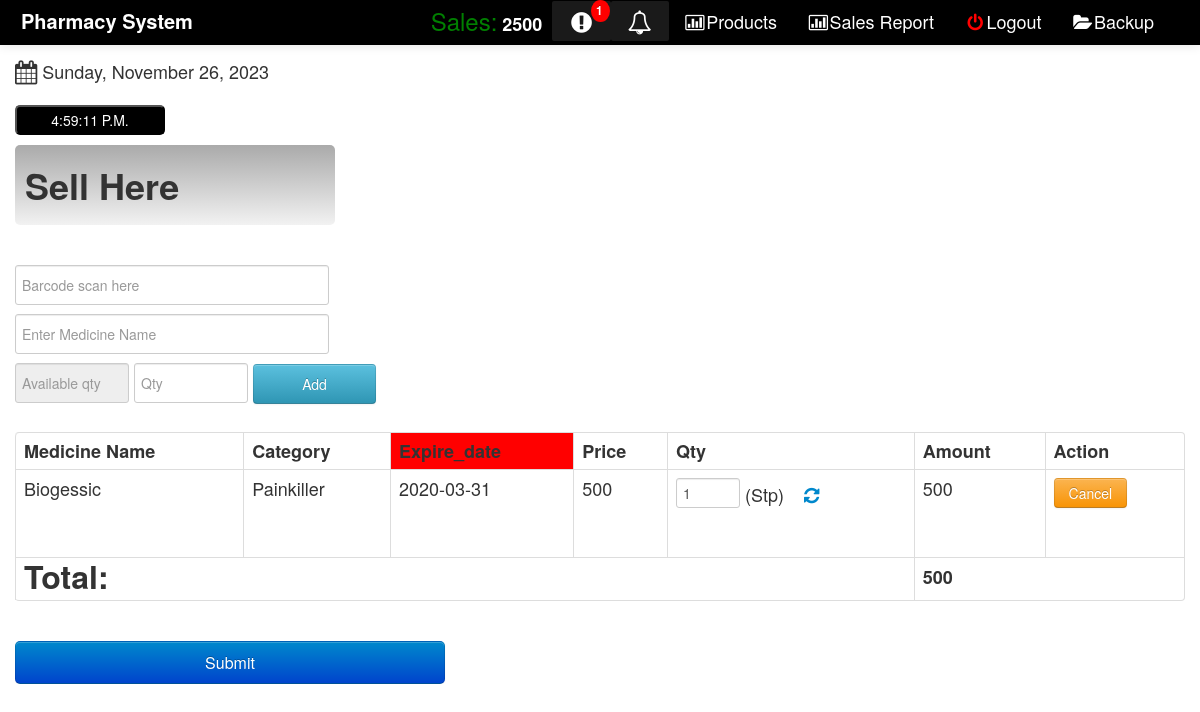
The page /home.php?invoice_number=RS-9390009 (signed in) on the database its author committed.
### tables this page shows
CREATE TABLE `on_hold` (
  `id` int(11) NOT NULL,
  `invoice_number` varchar(13) NOT NULL,
  `medicine_name` varchar(255) NOT NULL,
  `category` varchar(255) NOT NULL,
  `expire_date` date NOT NULL,
  `qty` bigint(11) NOT NULL,
  `type` varchar(10) NOT NULL,
  `cost` bigint(11) NOT NULL,
  `amount` bigint(11) NOT NULL,
  `profit_amount` bigint(11) NOT NULL,
  `date` varchar(255) NOT NULL
);

### home.php (the view, shortened to what this page needs)
<!DOCTYPE html>
<html>
<head>
  <link rel="stylesheet" type="text/css" href="css/bootstrap.css">
  <link rel="stylesheet" type="text/css" href="css/font-awesome.min.css">
  <link rel="stylesheet" type="text/css" href="css/bootstrap-responsive.css">
    <link rel="stylesheet" href="css/jquery.css">
  <link rel="stylesheet" type="text/css" href="src/facebox.css">
  <link rel="stylesheet" type="text/css" href="css/style.css">
</head>
<body>
 <div class="navbar navbar-inverse navbar-fixed-top">
      <div class=" navbar-inner" style="background: #000;">
        <div class="container-fluid">
          <a class="brand" href="#"><b>Pharmacy System</b></a>
           <div class="nav-collapse">
            <ul class="nav pull-right">
               <li style="color: #ffffff ;padding: 10px;"><font color="green" size="5">Sales:</font>
                <strong><?php
                  include("dbcon.php");
                  $date = date("Y-m-d");
                  $select_sql = "SELECT sum(total_amount) from sales where Date = '$date'";
                  $select_query = mysqli_query($con,$select_sql);
                  while($row = mysqli_fetch_array($select_query)){
                             echo $row['sum(total_amount)'];
                  }
                ?></strong>
              </li>
               <li>
        <?php
        include("dbcon.php");
          $quantity = "10";
          $select_sql1 = "SELECT * FROM stock where remain_quantity <= '$quantity' and status='Available'";
          $result1 = mysqli_query($con,$select_sql1);
          $row2 = $result1->num_rows;
         if($row2 == 0){
            echo ' <a  href="#" class="notification label-inverse" >
                <span class="icon-exclamation-sign icon-large"></span></a>';
          }else{
            echo ' <a  href="qty_alert.php" class="notification label-inverse" id="popup">
                <span class="icon-exclamation-sign icon-large"></span>
                <span class="badge">'.$row2.'</span></a>';
          }
          ?>
        </li>
          <li>
            <?php
              $date = date('d-m-Y');
        $inc_date = date("Y-m-d", strtotime("+6 month", strtotime($date)));
        $select_sql = "SELECT  * FROM stock WHERE expire_date <= '$inc_date' and status='Available' ";
         $result =  mysqli_query($con,$select_sql);
          $row1 = $result->num_rows;
            if($row1 == 0){
                 echo ' <a  href="#" class="notification label-inverse" >
                <span class="icon-bell icon-large"></span></a>';
          }else{
            echo ' <a  href="ex_alert.php" class="notification label-inverse" id="popup">
                <span class="icon-bell icon-large"></span>
                <span class="badge">'.$row1.'</span></a>';
            }
            ?>
          </li>
         <li><a href="product/view.php?invoice_number=<?php echo $_GET['invoice_number']?>"><span class="icon-bar-chart"></span>Products</a></li>
          <li><a href="sales_report.php?invoice_number=<?php echo $_GET['invoice_number']?>"><span class="icon-bar-chart"></span>Sales Report</a></li>
                   <li><a href="logout.php" class="link"><font color='red'><span class="icon-off"></span></font>Logout</a></li>
         <li><a href="backup.php?invoice_number=<?php echo $_GET['invoice_number']?>"><span class="icon-folder-open"></span>Backup</a></li>
       </ul>
         </div>
        </div>
      </div>
  </div>
 <div class="container">
    <i class="icon-calendar icon-large"></i>
                <?php
               $Today = date('y:m:d');
$new = date('l, F d, Y', strtotime($Today));
echo $new;
                ?><br><br>
     <form name="clock" method="POST" action="#">
     <input style="width:150px;background: #000;color: #fff;border-radius: 5px;height: 30px;" readonly type="submit" class="trans" name="face" value="">
      </form>
  </div>
   <div class="container">
     <div class="contentheader" style="width: 300px;">
      <h1>Sell Here</h1>
     </div><br><br>
  <div class="col-md-6">
     <form method="POST" action="insert_invoice.php?invoice_number=<?php echo $_GET['invoice_number']?> " >
      <input type="text" name="bar_code" id="bar_code" autocomplete="off" placeholder="Barcode scan here" style="width:300px;height: 30px;"><br>
  <input type="text" id="product" required  autocomplete="off" placeholder="Enter Medicine Name" style="width:300px;height: 30px;"><br>
  <input type="number" name="avai_qty" id="avai_qty"  readonly placeholder="Available qty" style="width: 100px; height:30px;">
  <input type="number" name="qty" id="qty"  placeholder="Qty" autocomplete="off"  style="width: 100px; height:30px;" required>
  <Button type="submit"  name="submit" class="btn btn-info" id="btn_submit" style="width: 123px; height:40px; margin-top:-8px;" />Add</button>
   </form>
   </div>
  </div>
<div class="container" style="overflow-x:auto; overflow-y: auto;">
  <table class="table table-bordered" id="resultTable" data-responsive="table">
  <thead>
    <tr>
      <th> Medicine Name </th>
      <th> Category</th>
      <th style="background: red;"> Expire_date</th>
      <th> Price </th>
      <th> Qty </th>
      <th> Amount </th>
      <th> Action </th>
    </tr>
  </thead>
         <tbody>
          <?php
      $invoice_number= $_GET['invoice_number'];
      $medicine_name = "";
      $category= "";
      $quantity= "";
          include("dbcon.php");
          $select_sql = "SELECT * from on_hold where invoice_number = '$invoice_number' ";
          $select_query = mysqli_query($con ,$select_sql);
             $i = 0;
            while($row = mysqli_fetch_array($select_query)):
              $i++;
          ?>
          <tr class="record">
               <td><?php
                 $medicine_name=$row['medicine_name'];
                 echo $medicine_name;
                 echo "<input type='hidden' value=$medicine_name id='med_name$i' name='med_name'>"
                ?></td>
               <td><?php $category = $row['category'];
               echo $category;
                ?>
                </td>
                <td>
                  <?php
                  $ex_date=$row['expire_date'];
                  echo $ex_date;
                   ?>
                </td>
               <td><?php echo  $row['cost']; ?></td>
               <td>
               <?php
                  $quantity =  $row['qty'];
                  $type     =  $row['type'];
                  echo "<input type='number' id='quantity$i' name='quantity' value='$quantity' min='1' max='10' style='width:50px'>"."&nbsp;(".$type.")&nbsp;&nbsp;&nbsp;&nbsp;";
                  echo "<a href='#' class='qty_upd$i'><span class='icon-refresh'></span></a>";
                               ?>
               </td>
               <td><?php echo $row['amount']; ?></td>
     <td><a href="delete_invoice.php?invoice_number=<?php echo $_GET['invoice_number']?>&id=<?php echo $row['id'];?>&name=<?php echo $row['medicine_name']?>&expire_date=<?php echo $row['expire_date']?>&quantity=<?php echo $row['qty'];?>" class="btn btn-warning">Cancel</a></td>
            <?php endwhile; ?>
          </tr>
          <tr>
        <th colspan="5" ><font size=6><strong> Total:</strong></font></th>
        <td  colspan="2"><strong>
          <?php
          $select_sql = "SELECT sum(amount) , sum(profit_amount) from on_hold where invoice_number = '$invoice_number'";
          $select_query= mysqli_query($con,$select_sql);
          while($row = mysqli_fetch_array($select_query)){
            $grand_total = $row['sum(amount)'];
            $grand_profit =$row['sum(profit_amount)'];
            echo $grand_total;
          }
          ?>
        </td>
      </tr>
  </tbody>
</table><br>
    <?php
     if($medicine_name && $category && $quantity !=null){
      ?>
      <a id="popup"  href="checkout.php?invoice_number=<?php echo $_GET['invoice_number']?>&medicine_name=<?php echo $medicine_name?>&category=<?php echo $category?>&ex_date=<?php echo $ex_date?>&quantity=<?php echo $quantity?>&total=<?php echo $grand_total?>&profit=<?php echo $grand_profit?>" style="width:400px;" class="btn btn-primary btn-large">Submit</a>
    <?php
     }else{
      ?>
      <h1>No Sale Available</h1>
    <?php
          }
    ?>
    </div>
  </body>
 </html>

### css/style.css (style rules this page uses)
.notification { background-color: #233488; text-decoration: none; color: red; padding: 10px 26px; position: relative; display: inline-block; border-radius: 2px; }
.notification .badge { position: absolute; top: -1px; right: 1px; padding: 4px 7px 4px 5px; border-radius: 50%; background-color: red; color: white; }

### rows shown on the page
on_hold: medicine_name "Biogessic", category "Painkiller", expire_date "2020-03-31", cost "500", quantity "1", type "Stp", amount "500"

### other values the page prints
$row['sum(total_amount)'] "2500"
$row2 "1"
$grand_total "500"
